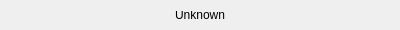
<?xml version="1.0" encoding="UTF-8"?>
<ui version="4.0">
 <class>ColorRefWidget</class>
 <widget class="QWidget" name="ColorRefWidget">
  <property name="geometry">
   <rect>
    <x>0</x>
    <y>0</y>
    <width>400</width>
    <height>30</height>
   </rect>
  </property>
  <property name="minimumSize">
   <size>
    <width>0</width>
    <height>30</height>
   </size>
  </property>
  <property name="maximumSize">
   <size>
    <width>16777215</width>
    <height>30</height>
   </size>
  </property>
  <property name="windowTitle">
   <string>Form</string>
  </property>
  <layout class="QHBoxLayout" name="horizontalLayout">
   <item>
    <widget class="QLabel" name="ColorTextLabel">
     <property name="text">
      <string>Unknown</string>
     </property>
     <property name="alignment">
      <set>Qt::AlignmentFlag::AlignCenter</set>
     </property>
    </widget>
   </item>
  </layout>
 </widget>
 <resources/>
 <connections/>
</ui>
